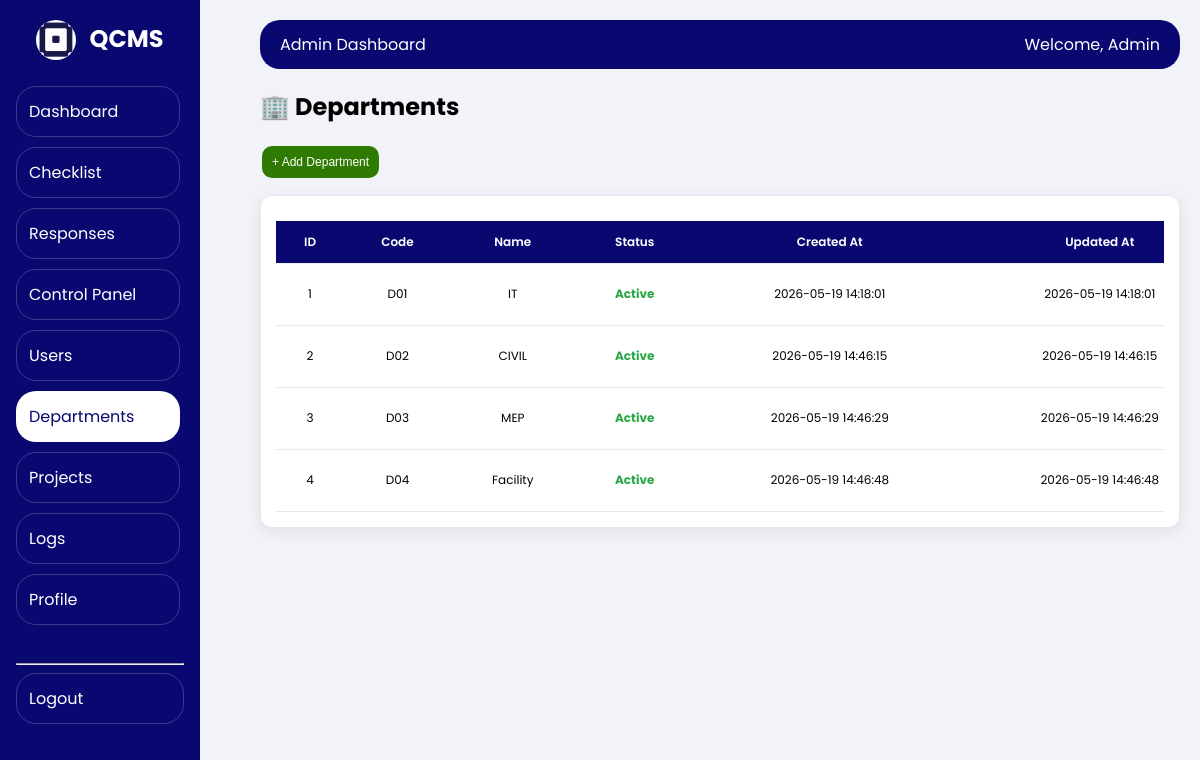
The page /admin-panel/departments/ (signed in) on the database its author committed.
### backend/models.py (models this page shows, shortened)
class Department(models.Model):
    code = models.CharField(max_length=50, unique=True)
    name = models.CharField(max_length=200)
    is_active = models.BooleanField(default=True)
    created_at = models.DateTimeField(auto_now_add=True, null=True, blank=True)
    updated_at = models.DateTimeField(auto_now=True, null=True, blank=True)

### backend/views/admin.py (the view)
# urls.py: path('admin-panel/departments/', views.admin_departments, name='admin_departments'),
def admin_departments(request):
    if not request.user.is_authenticated:
        return redirect('login')
    profile = get_user_profile(request.user)
    if not profile or profile.role != "Admin":
        return redirect('home')
    departments = Department.objects.all().order_by('id')
    return render(request, 'admin_panel/admin_departments.html', {
        'sidebar_menu': _admin_sidebar_menu(),
        'departments': departments,
        'admin_departments_config': {
            'createUrl': '/admin-create/',
            'actionUrl': '/admin-department-action/',
            'csrfToken': get_token(request),
        },
    })

### backend/logging_service.py (called while the page is built)
def set_current_request(request):
    _current_request.set(request)

### backend/views/admin.py (called while the page is built)
def _admin_sidebar_menu():
    return [
        {'url': reverse('admin_dashboard'), 'label': 'Dashboard'},
        {'url': reverse('admin_checklists'), 'label': 'Checklist'},
        {'url': reverse('admin_responses'), 'label': 'Responses'},
        {'url': reverse('admin_control_panel'), 'label': 'Control Panel'},
        {'url': reverse('admin_users'), 'label': 'Users'},
        {'url': reverse('admin_departments'), 'label': 'Departments'},
        {'url': reverse('admin_projects'), 'label': 'Projects'},
        {'url': reverse('admin_logs'), 'label': 'Logs'},
        {'url': reverse('admin_profile'), 'label': 'Profile'},
    ]

### backend/views/common.py (called while the page is built)
def get_user_profile(user):
    if not user or not user.is_authenticated:
        return None
    return UserProfile.objects.filter(user=user).first()

### qcms/context_processors.py (called while the page is built)
def branding(request):
    return {
        'PROJECT_DISPLAY_NAME': getattr(settings, 'PROJECT_DISPLAY_NAME', 'QCMS - Quality Control Management System'),
        'PROJECT_SHORT_NAME': getattr(settings, 'PROJECT_SHORT_NAME', 'QCMS'),
    }

### frontend/templates/admin_panel/admin_departments.html (shortened to what this page needs)
{% extends 'admin_panel/admin_base.html' %}
{% load static %}
{% block content %}
<link rel="stylesheet" href="{% static 'admin_users/admin_users.css' %}" />
<h2>🏢 Departments</h2>
<div class="users-add-wrap">
  <button class="btn table-action-btn btn-add" id="addEntityBtn">+ Add Department</button>
</div>
<div class="card">
  <div class="table-container">
    <table>
      <thead>
        <tr>
          <th>ID</th>
          <th>Code</th>
          <th>Name</th>
          <th>Status</th>
          <th>Created At</th>
          <th>Updated At</th>
        </tr>
      </thead>
      <tbody>
        {% for dept in departments %}
        <tr>
          <td>{{ dept.id }}</td>
          <td>{{ dept.code }}</td>
          <td>{{ dept.name }}</td>
          <td>{% if dept.is_active %}<span class="active-text">Active</span>{% else %}<span class="inactive-text">Inactive</span>{% endif %}</td>
          <td>{{ dept.created_at|date:"Y-m-d H:i:s"|default:"-" }}</td>
          <td>{{ dept.updated_at|date:"Y-m-d H:i:s"|default:"-" }}</td>
        </tr>
        {% empty %}
        <tr><td colspan="7" class="users-empty-row">No departments found.</td></tr>
        {% endfor %}
      </tbody>
    </table>
  </div>
</div>
{% endblock %}

### frontend/static/shared/table_system.css (style rules this page uses)
:root { --tbl-head: #080870; --tbl-head-text: #fff; --tbl-border: #e6eaf2; --tbl-row-hover: #eef2ff; }
.card { background: #fff; border: 1px solid var(--tbl-border); border-radius: 12px; padding: 14px; box-shadow: 0 2px 8px rgba(0, 0, 0, 0.04); }
.table-container, .table-responsive { width: 100%; overflow-x: auto; -webkit-overflow-scrolling: touch; }
.table-container table, .table-responsive .standard-table, table.standard-table { width: 100%; min-width: 1200px; border-collapse: collapse; table-layout: auto; }
.table-container thead th, .standard-table thead th { background: var(--tbl-head); color: var(--tbl-head-text); padding: 12px; font-size: 12px; font-weight: 600; text-align: left; white-space: nowrap; position: sticky; top: 0; z-index: 1; }
.table-container tbody td, .standard-table tbody td { padding: 12px; font-size: 12px; vertical-align: middle; border-bottom: 1px solid var(--tbl-border); overflow: hidden; text-overflow: ellipsis; white-space: nowrap; }
.btn { height: 32px; padding: 0px 10px; font-size: 12px; line-height: 32px; border-radius: 20px; display: inline-flex; align-items: center; justify-content: center; white-space: nowrap; }
.table-action-btn { display: inline-flex; align-items: center; justify-content: center; padding: 0px 10px; border-radius: 20px; font-size: 14px; font-weight: 500; white-space: nowrap; }
.btn { display: inline-flex; align-items: center; justify-content: center; }

### frontend/static/admin_users/admin_users.css (style rules this page uses)
html, body { max-width: 100%; overflow-x: hidden; }
.users-add-wrap { margin-bottom: 15px; }
.card { background: #fff; padding: 15px; border-radius: 12px; box-shadow: 0 4px 15px rgba(0, 0, 0, 0.08); max-width: 100%; box-sizing: border-box; }
.table-container { width: 100%; max-width: 100%; overflow-x: auto; box-sizing: border-box; }
table { width: 100%; border-collapse: collapse; margin-top: 10px; min-width: 980px; }
thead { background: #0a1163; color: white; }
.card .table-container table thead th { text-align: center; }
th, td { padding: 12px 10px; font-size: 13px; text-align: center; border-bottom: 1px solid #eee; }
.active-text { color: #28a745; font-weight: bold; }
.btn { padding: 0px 10px; border: none; border-radius: 10px; font-size: 12px; cursor: pointer; transition: 0.3s; font-weight: 500; }
.btn-add { background: #2f7b02; color: white; }

### frontend/templates/admin_panel/admin_base.html (style rules this page uses)
body { margin: 0; font-family: "Poppins", sans-serif; background: #f1f3f9; }
.table-container { overflow-x: auto; }
table { width: 100%; min-width: 1000px; border-collapse: collapse; }
thead th { background: #080870; color: white; padding: 10px; font-size: 13px; text-align: left; }
tbody td { padding: 5px; font-size: 12px; }
tr { border-bottom: 1px solid #eee; }
.btn { padding: 0px 10px; font-size: 12px; border: none; border-radius: 20px; cursor: pointer; margin: 2px; display: inline-block; }
.btn-add { background: #10087b; color: white; }
.active-text { color: green; }

### rows shown on the page
Department: id "1", code "D01", name "IT", is_active "Active", created_at "2026-05-19 14:18:01", updated_at "2026-05-19 14:18:01"
Department: id "2", code "D02", name "CIVIL", is_active "Active", created_at "2026-05-19 14:46:15", updated_at "2026-05-19 14:46:15"
Department: id "3", code "D03", name "MEP", is_active "Active", created_at "2026-05-19 14:46:29", updated_at "2026-05-19 14:46:29"
Department: id "4", code "D04", name "Facility", is_active "Active", created_at "2026-05-19 14:46:48", updated_at "2026-05-19 14:46:48"

### other values the page prints
{{ panel_title|default:PROJECT_SHORT_NAME }} "QCMS"
{{ item.label }} "Dashboard" "Checklist" "Responses" "Control Panel" "Users" "Departments" "Projects" "Logs" "Profile"
